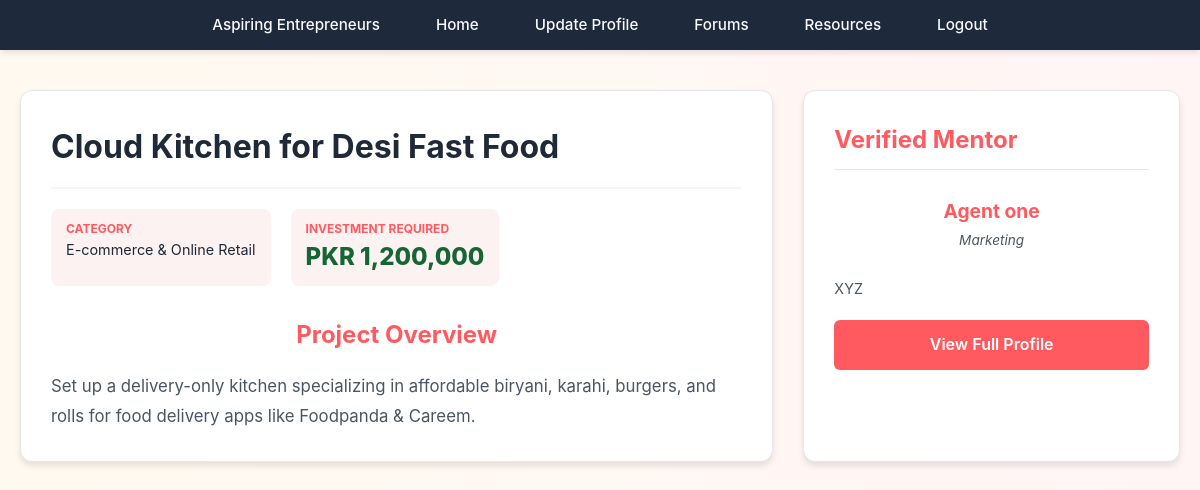
The app's page /view_idea.php?id=2 (signed in) with its own data.
### tables this page shows
CREATE TABLE `business_ideas` (
  `idea_id` int(11) NOT NULL,
  `agent_id` int(11) DEFAULT NULL,
  `category_id` int(11) DEFAULT NULL,
  `title` varchar(200) DEFAULT NULL,
  `description` text DEFAULT NULL,
  `investment_required` decimal(12,2) DEFAULT NULL,
  `created_at` timestamp NOT NULL DEFAULT current_timestamp()
);

CREATE TABLE `categories` (
  `category_id` int(11) NOT NULL,
  `category_name` varchar(150) DEFAULT NULL
);

CREATE TABLE `agents` (
  `agent_id` int(11) NOT NULL,
  `full_name` varchar(150) DEFAULT NULL,
  `email` varchar(150) DEFAULT NULL,
  `password` varchar(255) DEFAULT NULL,
  `phone` varchar(20) DEFAULT NULL,
  `expertise_domain` varchar(200) DEFAULT NULL,
  `bio` text DEFAULT NULL,
  `experience_years` int(11) DEFAULT NULL,
  `approval_status` enum('pending','approved','rejected') DEFAULT 'pending',
  `created_at` timestamp NOT NULL DEFAULT current_timestamp()
);

### view_idea.php (the view, shortened to what this page needs)
<?php
include "config.php";
$id = intval($_GET['id']);
$query = "SELECT b.*, c.category_name, a.full_name AS agent_name, a.expertise_domain, a.bio, a.agent_id
          FROM business_ideas b
          JOIN categories c ON b.category_id=c.category_id
          JOIN agents a ON b.agent_id=a.agent_id
          WHERE b.idea_id=$id";
$result = mysqli_query($conn, $query);
$idea = mysqli_fetch_assoc($result);
?>
<!DOCTYPE html>
<html lang="en">
<head>
    <link rel="stylesheet" href="./CSS/style.css">
</head>
<body>
<?php include('navbar.php'); ?>
<div class="container">
    <div class="details-wrapper">
        <div class="idea-card">
            <div class="idea-header">
                <h2><?php echo htmlspecialchars($idea['title']); ?></h2>
            </div>
            <div class="meta-info">
                <div class="meta-item">
                    <strong>Category</strong>
                    <?php echo htmlspecialchars($idea['category_name']); ?>
                </div>
                <div class="meta-item">
                    <strong>Investment Required</strong>
                    <span class="investment-highlight">PKR <?php echo number_format($idea['investment_required']); ?></span>
                </div>
            </div>
            <h3>Project Overview</h3>
            <div class="description-text">
                <?php echo nl2br(htmlspecialchars($idea['description'])); ?>
            </div>
        </div>
        <aside class="agent-sidebar">
            <h3>Verified Mentor</h3>
            <div class="agent-mini-profile">
                <span class="agent-name"><?php echo htmlspecialchars($idea['agent_name']); ?></span>
                <span class="agent-expertise"><?php echo htmlspecialchars($idea['expertise_domain']); ?></span>
            </div>
            <p style="font-size: 0.9rem; margin-top: 15px; color: var(--text-secondary);">
                <?php echo nl2br(htmlspecialchars($idea['bio'])); ?>
            </p>
            <a href="view_agent.php?id=<?php echo $idea['agent_id']; ?>" class="btn-profile">View Full Profile</a>
        </aside>
    </div>
</div>
</body>
</html>

### CSS/style.css (style rules this page uses)
:root { --primary-color: #ff5a5f; --primary-hover: #e14d52; --secondary-color: #ffcc00; --secondary-hover: #e6b800; --text-primary: #1f2937; --text-secondary: #4b5563; --bg-primary: #ffffff; --bg-secondary: #fdf2f2; --border-color: #e5e7eb; --shadow-sm: 0 1px 2px rgba(0, 0, 0, 0.05); --shadow-md: 0 4px 6px rgba(0, 0, 0, 0.1); --shadow-lg: 0 10px 15px rgba(0, 0, 0, 0.15); }
* { margin: 0; padding: 0; box-sizing: border-box; }
body { font-family: 'Inter', sans-serif; background: linear-gradient(to right, #fffaf0, #fff5f5); color: var(--text-primary); line-height: 1.6; }
h1, h2, h3, h4, h5, h6 { margin-top: 30px; font-weight: 700; text-align: center; margin-bottom: 1rem; color: var(--primary-color); }
h2 { font-size: 2rem; }
h3 { font-size: 1.5rem; }

### view_idea.php (style rules this page uses)
.container { margin: 20px; }
.details-wrapper { display: grid; grid-template-columns: 2fr 1fr; gap: 30px; margin-top: 40px; }
.idea-card, .agent-sidebar { background: white; padding: 30px; border-radius: 12px; box-shadow: var(--shadow-md); border: 1px solid var(--border-color); }
.idea-header { border-bottom: 2px solid var(--bg-secondary); margin-bottom: 20px; padding-bottom: 15px; }
.idea-header h2 { text-align: left; margin: 0; color: var(--text-primary); }
.meta-info { display: flex; gap: 20px; margin-bottom: 20px; }
.meta-item { background: var(--bg-secondary); padding: 10px 15px; border-radius: 8px; font-size: 0.9rem; }
.meta-item strong { color: var(--primary-color); display: block; font-size: 0.75rem; text-transform: uppercase; }
.description-text { line-height: 1.8; color: var(--text-secondary); font-size: 1.05rem; }
.agent-sidebar h3 { text-align: left; margin-top: 0; border-bottom: 1px solid var(--border-color); padding-bottom: 10px; }
.agent-mini-profile { text-align: center; padding: 10px 0; }
.agent-name { font-size: 1.2rem; font-weight: 700; color: var(--primary-color); display: block; }
.agent-expertise { font-size: 0.85rem; color: var(--text-secondary); font-style: italic; }
.btn-profile { display: block; text-align: center; background: var(--primary-color); color: white; text-decoration: none; padding: 12px; border-radius: 6px; margin-top: 20px; font-weight: 600; transition: 0.3s; }
.investment-highlight { font-size: 1.5rem; color: #166534; font-weight: 800; }

### records on screen
business_ideas: title "Cloud Kitchen for Desi Fast Food", category.category_name "E-commerce & Online Retail", investment_required "1,200,000", description "Set up a delivery-only kitchen specializing in affordable biryani, karahi, burgers, and rolls for food delivery apps like Foodpanda & Careem.", agent.full_name "Agent one", agent.expertise_domain "Marketing", agent.bio "XYZ"
